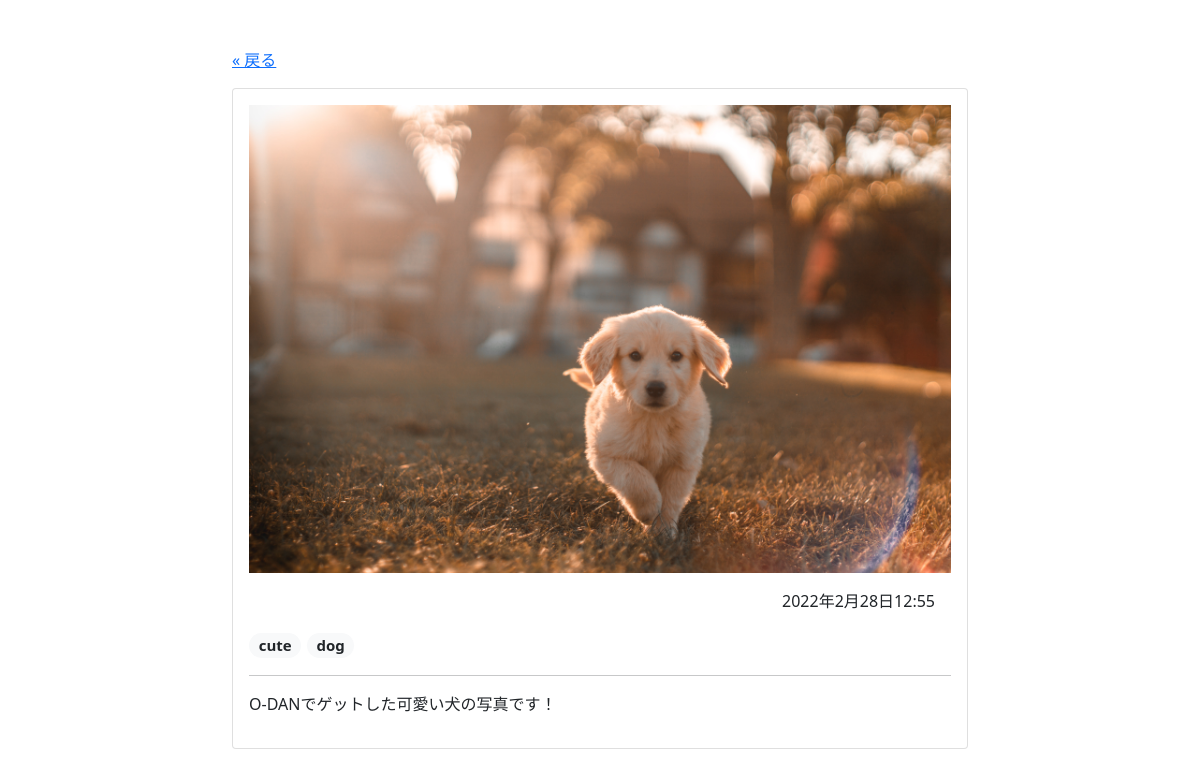
The page /photo/1 on the database its author committed.
### album/models.py (models this page shows)
class Photo(models.Model):
    image = models.ImageField(null=False, blank=False, upload_to="uploads/")
    description = models.TextField(null=True, blank=True)
    created_at = models.DateTimeField(auto_now_add=True)
    tags = models.ManyToManyField(Tag, blank=True)

class Tag(models.Model):
    name = models.CharField(max_length=32, primary_key=True)
    def __str__(self):
        return self.name

### album/views.py (the view)
# urls.py: path("photo/<int:pk>",PhotoDetailView.as_view(), name="photo-detail"),
class PhotoDetailView(DetailView):
    model = Photo
    template_name = 'album/photo_detail.html'
    context_object_name = 'photo'

### album/templates/album/photo_detail.html
{% extends 'album/base.html' %}
{% block content %}
<div class="container">
  <div class="row justify-content-center">
    <div class="col-lg-8 col-md-10">
      <p><a href="{{ request.META.HTTP_REFERER }}">« 戻る</a></p>
      <div class="card">
          <div class="card-body">
            <img src="{{ photo.image.url }}" class="img-fluid">
            <p class="m-3 text-end">{{ photo.created_at }}</p>
            <p class="fs-5">
              {% for tag in photo.tags.all %}
              <span class="badge rounded-pill bg-light text-dark">
                {{ tag }}
              </span>
              {% endfor %}
            </p>
            <hr>
            <p>{{ photo.description }}</p>
          </div>
      </div>
    </div>
  </div>
</div>
{% endblock content %}

### rows shown on the page
Photo: image (picture), created_at "2022年2月28日12:55", description "O-DANでゲットした可愛い犬の写真です！"
Tag: name "cute"
Tag: name "dog"
